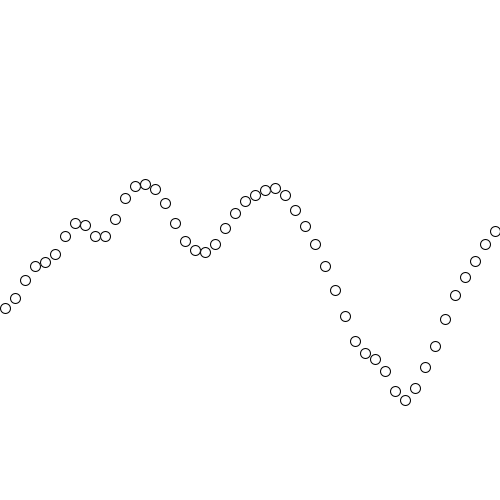
Frame 1 (no input)
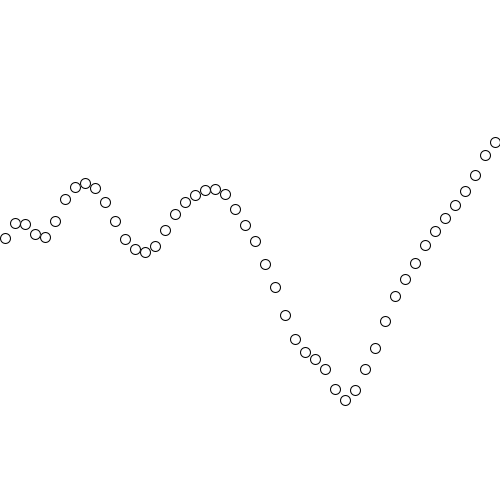
Frame 60 (the mouse pressed at the canvas centre just before this capture)
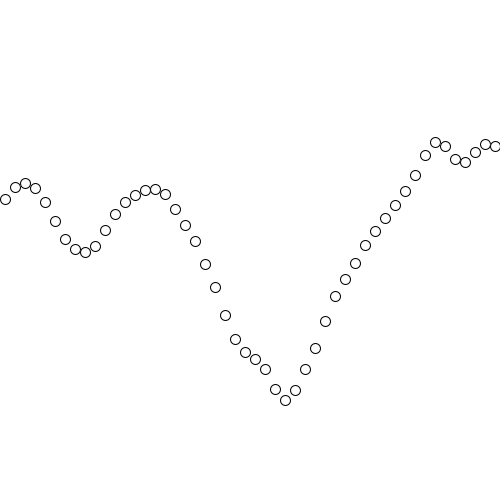
Frame 120 (the mouse held since frame 60 and released just before this capture)

The Processing sketch that drew these frames (run headless with seeded random() and noise(); from frame 60 on, the mouse is pressed at the canvas centre):

// Processing sketch: frameCount
// ── frameCount.pde
void setup() {
    size(500, 500);
    ellipseMode(LEFT);
}

void draw() {
    float c = (float)frameCount;
    background(255);
    for (int i = 0; i < width; i+=10) {
        float h = noise((i + c) / 200);
        ellipse(i, h * height, 10, 10);
    }
}
